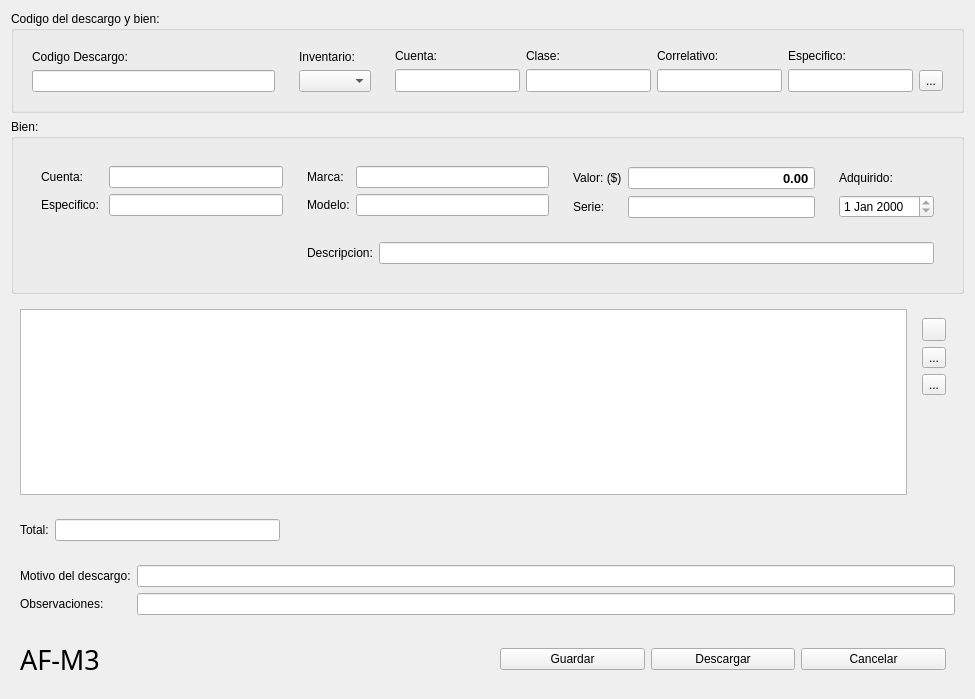
<?xml version="1.0" encoding="UTF-8"?>
<ui version="4.0">
 <class>DescargoBienes</class>
 <widget class="QWidget" name="DescargoBienes">
  <property name="windowModality">
   <enum>Qt::ApplicationModal</enum>
  </property>
  <property name="geometry">
   <rect>
    <x>0</x>
    <y>0</y>
    <width>975</width>
    <height>699</height>
   </rect>
  </property>
  <property name="sizePolicy">
   <sizepolicy hsizetype="Expanding" vsizetype="Expanding">
    <horstretch>0</horstretch>
    <verstretch>0</verstretch>
   </sizepolicy>
  </property>
  <property name="minimumSize">
   <size>
    <width>960</width>
    <height>625</height>
   </size>
  </property>
  <property name="maximumSize">
   <size>
    <width>897974</width>
    <height>989797</height>
   </size>
  </property>
  <property name="windowTitle">
   <string>Descargo de Bienes del Inventario de Activo Fijo</string>
  </property>
  <layout class="QGridLayout" name="gridLayout">
   <item row="1" column="0">
    <widget class="QGroupBox" name="groupBox_5">
     <property name="title">
      <string>Bien:</string>
     </property>
     <layout class="QVBoxLayout" name="verticalLayout">
      <item>
       <widget class="QWidget" name="widget_8" native="true">
        <layout class="QGridLayout" name="gridLayout_5">
         <item row="0" column="1">
          <widget class="QWidget" name="widget_10" native="true">
           <layout class="QFormLayout" name="formLayout_4">
            <item row="2" column="0">
             <widget class="QLabel" name="label_11">
              <property name="text">
               <string>Modelo:</string>
              </property>
             </widget>
            </item>
            <item row="1" column="0">
             <widget class="QLabel" name="label_10">
              <property name="text">
               <string>Marca:</string>
              </property>
             </widget>
            </item>
            <item row="1" column="1">
             <widget class="QLineEdit" name="marca">
              <property name="readOnly">
               <bool>true</bool>
              </property>
             </widget>
            </item>
            <item row="2" column="1">
             <widget class="QLineEdit" name="modelo">
              <property name="readOnly">
               <bool>true</bool>
              </property>
             </widget>
            </item>
           </layout>
          </widget>
         </item>
         <item row="0" column="2">
          <widget class="QWidget" name="widget_11" native="true">
           <layout class="QFormLayout" name="formLayout_5">
            <item row="0" column="0">
             <widget class="QLabel" name="label_15">
              <property name="text">
               <string>Valor: ($)</string>
              </property>
             </widget>
            </item>
            <item row="2" column="0">
             <widget class="QLabel" name="label_13">
              <property name="text">
               <string>Serie:</string>
              </property>
             </widget>
            </item>
            <item row="0" column="1">
             <widget class="QDoubleSpinBox" name="valorBien">
              <property name="font">
               <font>
                <pointsize>10</pointsize>
                <weight>75</weight>
                <bold>true</bold>
               </font>
              </property>
              <property name="locale">
               <locale language="Spanish" country="ElSalvador"/>
              </property>
              <property name="wrapping">
               <bool>false</bool>
              </property>
              <property name="frame">
               <bool>true</bool>
              </property>
              <property name="alignment">
               <set>Qt::AlignRight|Qt::AlignTrailing|Qt::AlignVCenter</set>
              </property>
              <property name="readOnly">
               <bool>true</bool>
              </property>
              <property name="buttonSymbols">
               <enum>QAbstractSpinBox::NoButtons</enum>
              </property>
              <property name="specialValueText">
               <string/>
              </property>
              <property name="keyboardTracking">
               <bool>true</bool>
              </property>
              <property name="maximum">
               <double>10000000.000000000000000</double>
              </property>
             </widget>
            </item>
            <item row="2" column="1">
             <widget class="QLineEdit" name="serie">
              <property name="maxLength">
               <number>25</number>
              </property>
              <property name="alignment">
               <set>Qt::AlignRight|Qt::AlignTrailing|Qt::AlignVCenter</set>
              </property>
              <property name="readOnly">
               <bool>true</bool>
              </property>
             </widget>
            </item>
           </layout>
          </widget>
         </item>
         <item row="0" column="3">
          <widget class="QWidget" name="widget_12" native="true">
           <layout class="QVBoxLayout" name="verticalLayout_2">
            <item>
             <widget class="QLabel" name="label_19">
              <property name="text">
               <string>Adquirido:</string>
              </property>
             </widget>
            </item>
            <item>
             <widget class="QDateEdit" name="fechaAquisicion">
              <property name="readOnly">
               <bool>true</bool>
              </property>
             </widget>
            </item>
           </layout>
          </widget>
         </item>
         <item row="1" column="1" colspan="3">
          <widget class="QWidget" name="widget_13" native="true">
           <layout class="QHBoxLayout" name="horizontalLayout_4">
            <item>
             <widget class="QLabel" name="label_12">
              <property name="text">
               <string>Descripcion:</string>
              </property>
             </widget>
            </item>
            <item>
             <widget class="QLineEdit" name="descripcion">
              <property name="readOnly">
               <bool>true</bool>
              </property>
             </widget>
            </item>
           </layout>
          </widget>
         </item>
         <item row="0" column="0">
          <widget class="QWidget" name="widget_14" native="true">
           <layout class="QFormLayout" name="formLayout_6">
            <item row="0" column="0">
             <widget class="QLabel" name="label_8">
              <property name="text">
               <string>Cuenta: </string>
              </property>
             </widget>
            </item>
            <item row="0" column="1">
             <widget class="QLineEdit" name="cuentaAsignada">
              <property name="readOnly">
               <bool>true</bool>
              </property>
             </widget>
            </item>
            <item row="1" column="0">
             <widget class="QLabel" name="label_27">
              <property name="text">
               <string>Especifico: </string>
              </property>
             </widget>
            </item>
            <item row="1" column="1">
             <widget class="QLineEdit" name="nombreEspecifico">
              <property name="readOnly">
               <bool>true</bool>
              </property>
             </widget>
            </item>
           </layout>
          </widget>
         </item>
        </layout>
       </widget>
      </item>
     </layout>
    </widget>
   </item>
   <item row="2" column="0">
    <widget class="QWidget" name="widget_15" native="true">
     <layout class="QGridLayout" name="gridLayout_3">
      <item row="1" column="0">
       <widget class="QTableWidget" name="tablaBienes"/>
      </item>
      <item row="1" column="1">
       <widget class="QWidget" name="widget_16" native="true">
        <layout class="QVBoxLayout" name="verticalLayout_3">
         <item>
          <widget class="QToolButton" name="botonAgregarBien">
           <property name="toolTip">
            <string>Agregar Bien</string>
           </property>
           <property name="text">
            <string/>
           </property>
           <property name="icon">
            <iconset resource="../ContablesPrincipal.qrc">
             <normaloff>:/iconos/mas.png</normaloff>:/iconos/mas.png</iconset>
           </property>
          </widget>
         </item>
         <item>
          <widget class="QToolButton" name="botonEliminarBien">
           <property name="toolTip">
            <string>Eliminar Bien</string>
           </property>
           <property name="text">
            <string>...</string>
           </property>
           <property name="icon">
            <iconset resource="../ContablesPrincipal.qrc">
             <normaloff>:/iconos/menos.png</normaloff>:/iconos/menos.png</iconset>
           </property>
          </widget>
         </item>
         <item>
          <widget class="QToolButton" name="nuevoBien">
           <property name="toolTip">
            <string>Nuevo Bien</string>
           </property>
           <property name="text">
            <string>...</string>
           </property>
           <property name="icon">
            <iconset resource="../ContablesPrincipal.qrc">
             <normaloff>:/iconos/filenew.png</normaloff>:/iconos/filenew.png</iconset>
           </property>
          </widget>
         </item>
         <item>
          <spacer name="verticalSpacer">
           <property name="orientation">
            <enum>Qt::Vertical</enum>
           </property>
           <property name="sizeHint" stdset="0">
            <size>
             <width>20</width>
             <height>40</height>
            </size>
           </property>
          </spacer>
         </item>
        </layout>
       </widget>
      </item>
     </layout>
    </widget>
   </item>
   <item row="3" column="0">
    <widget class="QWidget" name="widget_18" native="true">
     <layout class="QHBoxLayout" name="horizontalLayout_6">
      <item>
       <widget class="QLabel" name="label_16">
        <property name="text">
         <string>Total:</string>
        </property>
       </widget>
      </item>
      <item>
       <widget class="QLineEdit" name="totalIngreso">
        <property name="readOnly">
         <bool>true</bool>
        </property>
       </widget>
      </item>
      <item>
       <spacer name="horizontalSpacer_2">
        <property name="orientation">
         <enum>Qt::Horizontal</enum>
        </property>
        <property name="sizeHint" stdset="0">
         <size>
          <width>40</width>
          <height>20</height>
         </size>
        </property>
       </spacer>
      </item>
      <item>
       <spacer name="horizontalSpacer">
        <property name="orientation">
         <enum>Qt::Horizontal</enum>
        </property>
        <property name="sizeHint" stdset="0">
         <size>
          <width>40</width>
          <height>20</height>
         </size>
        </property>
       </spacer>
      </item>
      <item>
       <spacer name="horizontalSpacer_3">
        <property name="orientation">
         <enum>Qt::Horizontal</enum>
        </property>
        <property name="sizeHint" stdset="0">
         <size>
          <width>40</width>
          <height>20</height>
         </size>
        </property>
       </spacer>
      </item>
     </layout>
    </widget>
   </item>
   <item row="4" column="0">
    <widget class="QWidget" name="widget_3" native="true">
     <layout class="QFormLayout" name="formLayout_7">
      <property name="fieldGrowthPolicy">
       <enum>QFormLayout::AllNonFixedFieldsGrow</enum>
      </property>
      <item row="3" column="0">
       <widget class="QLabel" name="label_4">
        <property name="text">
         <string>Motivo del descargo:</string>
        </property>
       </widget>
      </item>
      <item row="3" column="1">
       <widget class="QLineEdit" name="motivo"/>
      </item>
      <item row="4" column="0">
       <widget class="QLabel" name="label_17">
        <property name="text">
         <string>Observaciones:</string>
        </property>
       </widget>
      </item>
      <item row="4" column="1">
       <widget class="QLineEdit" name="observaciones">
        <property name="maxLength">
         <number>148</number>
        </property>
       </widget>
      </item>
     </layout>
    </widget>
   </item>
   <item row="5" column="0">
    <widget class="QWidget" name="widget_17" native="true">
     <layout class="QHBoxLayout" name="horizontalLayout_5">
      <item>
       <widget class="QLabel" name="label_14">
        <property name="font">
         <font>
          <family>Impact</family>
          <pointsize>20</pointsize>
         </font>
        </property>
        <property name="text">
         <string>AF-M3</string>
        </property>
       </widget>
      </item>
      <item>
       <widget class="QWidget" name="widget_4" native="true">
        <layout class="QHBoxLayout" name="horizontalLayout">
         <item>
          <widget class="QPushButton" name="guardarTraslado">
           <property name="text">
            <string>Guardar</string>
           </property>
          </widget>
         </item>
         <item>
          <widget class="QPushButton" name="finalizarTransaccion">
           <property name="text">
            <string>Descargar</string>
           </property>
          </widget>
         </item>
         <item>
          <widget class="QPushButton" name="cancelar">
           <property name="text">
            <string>Cancelar</string>
           </property>
          </widget>
         </item>
        </layout>
       </widget>
      </item>
     </layout>
    </widget>
   </item>
   <item row="0" column="0">
    <widget class="QGroupBox" name="groupBox">
     <property name="title">
      <string>Codigo del descargo y bien:</string>
     </property>
     <layout class="QGridLayout" name="gridLayout_2">
      <item row="1" column="2">
       <widget class="QWidget" name="widget" native="true">
        <layout class="QGridLayout" name="gridLayout_4">
         <item row="0" column="1">
          <widget class="QLabel" name="label">
           <property name="text">
            <string>Cuenta:</string>
           </property>
          </widget>
         </item>
         <item row="0" column="2">
          <widget class="QLabel" name="label_2">
           <property name="text">
            <string>Clase:</string>
           </property>
          </widget>
         </item>
         <item row="0" column="3">
          <widget class="QLabel" name="label_3">
           <property name="text">
            <string>Correlativo:</string>
           </property>
          </widget>
         </item>
         <item row="0" column="4">
          <widget class="QLabel" name="label_6">
           <property name="text">
            <string>Especifico:</string>
           </property>
          </widget>
         </item>
         <item row="1" column="1">
          <widget class="QLineEdit" name="cuentaNO">
           <property name="font">
            <font>
             <pointsize>10</pointsize>
             <weight>75</weight>
             <bold>true</bold>
            </font>
           </property>
           <property name="maxLength">
            <number>5</number>
           </property>
          </widget>
         </item>
         <item row="1" column="2">
          <widget class="QLineEdit" name="claseNO">
           <property name="font">
            <font>
             <pointsize>10</pointsize>
             <weight>75</weight>
             <bold>true</bold>
            </font>
           </property>
           <property name="maxLength">
            <number>3</number>
           </property>
          </widget>
         </item>
         <item row="1" column="3">
          <widget class="QLineEdit" name="correlativoNO">
           <property name="font">
            <font>
             <pointsize>10</pointsize>
             <weight>75</weight>
             <bold>true</bold>
            </font>
           </property>
           <property name="maxLength">
            <number>4</number>
           </property>
          </widget>
         </item>
         <item row="1" column="4">
          <widget class="QLineEdit" name="especificoNO">
           <property name="font">
            <font>
             <pointsize>10</pointsize>
             <weight>75</weight>
             <bold>true</bold>
            </font>
           </property>
           <property name="maxLength">
            <number>5</number>
           </property>
           <property name="readOnly">
            <bool>true</bool>
           </property>
          </widget>
         </item>
         <item row="1" column="5">
          <widget class="QToolButton" name="consultaBien">
           <property name="text">
            <string>...</string>
           </property>
          </widget>
         </item>
        </layout>
       </widget>
      </item>
      <item row="1" column="0">
       <widget class="QWidget" name="widget_2" native="true">
        <layout class="QVBoxLayout" name="verticalLayout_4">
         <item>
          <widget class="QLabel" name="label_5">
           <property name="text">
            <string>Codigo Descargo:</string>
           </property>
          </widget>
         </item>
         <item>
          <widget class="QLineEdit" name="codigoDescargo"/>
         </item>
        </layout>
       </widget>
      </item>
      <item row="1" column="1">
       <widget class="QWidget" name="widget_5" native="true">
        <layout class="QVBoxLayout" name="verticalLayout_5">
         <item>
          <widget class="QLabel" name="label_7">
           <property name="text">
            <string>Inventario:</string>
           </property>
          </widget>
         </item>
         <item>
          <widget class="QComboBox" name="anioInventario"/>
         </item>
        </layout>
       </widget>
      </item>
     </layout>
    </widget>
   </item>
  </layout>
 </widget>
 <resources>
  <include location="../ContablesPrincipal.qrc"/>
 </resources>
 <connections>
  <connection>
   <sender>cuentaNO</sender>
   <signal>textChanged(QString)</signal>
   <receiver>claseNO</receiver>
   <slot>clear()</slot>
   <hints>
    <hint type="sourcelabel">
     <x>131</x>
     <y>92</y>
    </hint>
    <hint type="destinationlabel">
     <x>260</x>
     <y>77</y>
    </hint>
   </hints>
  </connection>
  <connection>
   <sender>claseNO</sender>
   <signal>textChanged(QString)</signal>
   <receiver>correlativoNO</receiver>
   <slot>clear()</slot>
   <hints>
    <hint type="sourcelabel">
     <x>302</x>
     <y>82</y>
    </hint>
    <hint type="destinationlabel">
     <x>410</x>
     <y>81</y>
    </hint>
   </hints>
  </connection>
  <connection>
   <sender>correlativoNO</sender>
   <signal>textChanged(QString)</signal>
   <receiver>especificoNO</receiver>
   <slot>clear()</slot>
   <hints>
    <hint type="sourcelabel">
     <x>455</x>
     <y>84</y>
    </hint>
    <hint type="destinationlabel">
     <x>586</x>
     <y>80</y>
    </hint>
   </hints>
  </connection>
 </connections>
</ui>
